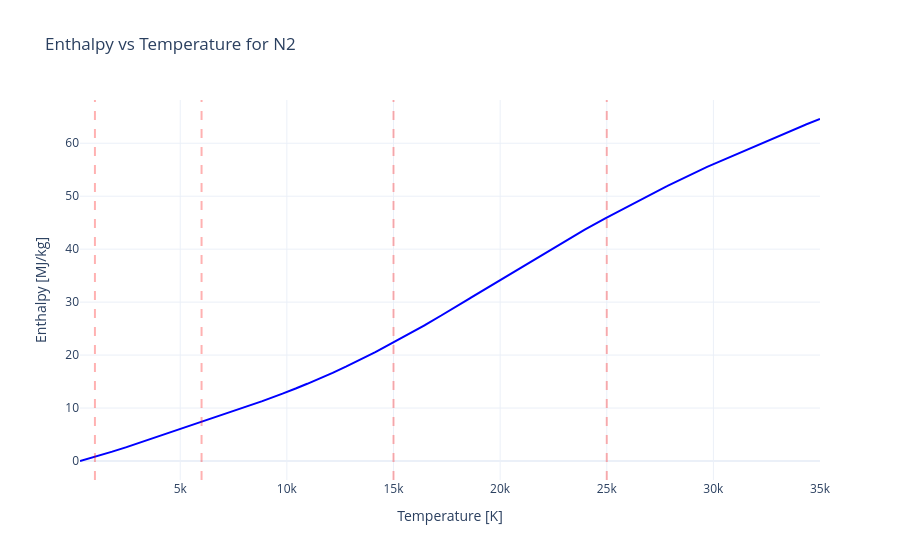

Notebook code for this chart:
### Code cell
%load_ext autoreload
%autoreload 2

import jax
import jax.numpy as jnp
import plotly.graph_objects as go
from pathlib import Path

from compressible_core import thermodynamic_relations
from compressible_core.chemistry_utils import load_species_table_from_gnoffo

jax.config.update("jax_enable_x64", True)

import sys
from pathlib import Path

species_name = "N2"  # enthalpy of this species will be plotted

# Add src directory to path
repo_root = Path.cwd().parent  # Assuming notebook is in experiments/
src_path = repo_root / "src"
sys.path.insert(0, str(src_path))

# Load data
data_dir = Path("../data")
general_data = str(data_dir / "air_5_gnoffo.json")
enthalpy_data = str(data_dir / "air_5_gnoffo_equilibrium_enthalpy.json")

species_table = load_species_table_from_gnoffo(general_data, enthalpy_data)
# Get species index
species_index = species_table.names.index(species_name)

T = jnp.linspace(species_table.T_limit_low[species_index, 0], species_table.T_limit_high[species_index, -1], 35000, endpoint=False)

# Compute enthalpy
h = thermodynamic_relations.compute_e_vibrational(T_V=T, species_table=species_table)

h_species = h[species_index, :] / 1e6

# Plot with Plotly
fig = go.Figure()

fig.add_trace(
    go.Scatter(
        x=T,
        y=h_species,
        mode="lines",
        name=f"{species_name} (Enthalpy)",
        line=dict(color="blue", width=2),
    )
)
# Mark the temperature ranges
T_ranges_low = species_table.T_limit_low[species_index]
for T_range in T_ranges_low[1:]:  # Skip first one
    fig.add_vline(x=T_range, line_dash="dash", line_color="red", opacity=0.3)

fig.update_layout(
    title=f"Enthalpy vs Temperature for {species_name}",
    xaxis_title="Temperature [K]",
    yaxis_title="Enthalpy [MJ/kg]",
    hovermode="x unified",
    template="plotly_white",
)

fig.show()

### Figure 1 — Plotly figure (JSON) as saved in the notebook; plotly's stock layout.template omitted (floating-point values rounded to 4 significant figures; data arrays with more than 128 entries replaced by an {"elided": "..."} marker saying what was removed)
{"data": [{"line": {"color": "blue", "width": 2}, "mode": "lines", "name": "N2 (Enthalpy)", "type": "scatter", "x": {"elided": "35000 float values"}, "y": {"elided": "35000 float values"}}], "layout": {"hovermode": "x unified", "shapes": [{"line": {"color": "red", "dash": "dash"}, "opacity": 0.3, "type": "line", "x0": 1000, "x1": 1000, "xref": "x", "y0": 0, "y1": 1, "yref": "y domain"}, {"line": {"color": "red", "dash": "dash"}, "opacity": 0.3, "type": "line", "x0": 6000, "x1": 6000, "xref": "x", "y0": 0, "y1": 1, "yref": "y domain"}, {"line": {"color": "red", "dash": "dash"}, "opacity": 0.3, "type": "line", "x0": 15000, "x1": 15000, "xref": "x", "y0": 0, "y1": 1, "yref": "y domain"}, {"line": {"color": "red", "dash": "dash"}, "opacity": 0.3, "type": "line", "x0": 25000, "x1": 25000, "xref": "x", "y0": 0, "y1": 1, "yref": "y domain"}], "title": {"text": "Enthalpy vs Temperature for N2"}, "xaxis": {"title": {"text": "Temperature [K]"}}, "yaxis": {"title": {"text": "Enthalpy [MJ/kg]"}}}}
